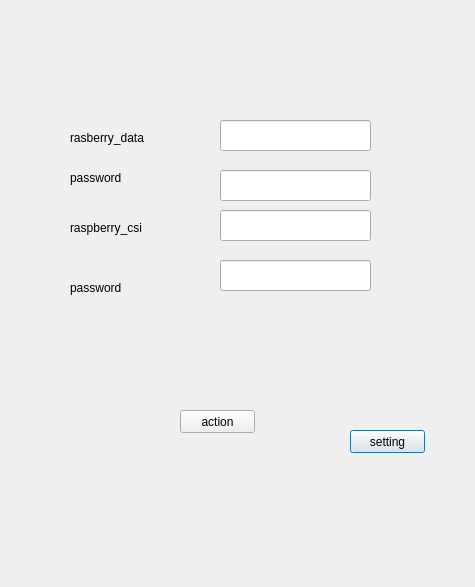
<?xml version="1.0" encoding="UTF-8"?>
<ui version="4.0">
 <class>main</class>
 <widget class="QDialog" name="main">
  <property name="geometry">
   <rect>
    <x>0</x>
    <y>0</y>
    <width>475</width>
    <height>587</height>
   </rect>
  </property>
  <property name="windowTitle">
   <string>Dialog</string>
  </property>
  <widget class="QPushButton" name="setting_Button">
   <property name="geometry">
    <rect>
     <x>350</x>
     <y>430</y>
     <width>75</width>
     <height>23</height>
    </rect>
   </property>
   <property name="text">
    <string>setting</string>
   </property>
  </widget>
  <widget class="QLabel" name="dataIP_Label">
   <property name="geometry">
    <rect>
     <x>70</x>
     <y>130</y>
     <width>101</width>
     <height>16</height>
    </rect>
   </property>
   <property name="text">
    <string>rasberry_data</string>
   </property>
  </widget>
  <widget class="QLabel" name="dataPass_label">
   <property name="geometry">
    <rect>
     <x>70</x>
     <y>170</y>
     <width>71</width>
     <height>16</height>
    </rect>
   </property>
   <property name="text">
    <string>password</string>
   </property>
  </widget>
  <widget class="QLabel" name="csiIP_Label">
   <property name="geometry">
    <rect>
     <x>70</x>
     <y>220</y>
     <width>101</width>
     <height>16</height>
    </rect>
   </property>
   <property name="text">
    <string>raspberry_csi</string>
   </property>
  </widget>
  <widget class="QLabel" name="csiPass_IP">
   <property name="geometry">
    <rect>
     <x>70</x>
     <y>280</y>
     <width>61</width>
     <height>16</height>
    </rect>
   </property>
   <property name="text">
    <string>password</string>
   </property>
  </widget>
  <widget class="QLineEdit" name="dataIP_Line">
   <property name="geometry">
    <rect>
     <x>220</x>
     <y>120</y>
     <width>151</width>
     <height>31</height>
    </rect>
   </property>
  </widget>
  <widget class="QLineEdit" name="dataPass_Line">
   <property name="geometry">
    <rect>
     <x>220</x>
     <y>170</y>
     <width>151</width>
     <height>31</height>
    </rect>
   </property>
   <property name="echoMode">
    <enum>QLineEdit::EchoMode::Password</enum>
   </property>
  </widget>
  <widget class="QLineEdit" name="csiIP_Line">
   <property name="geometry">
    <rect>
     <x>220</x>
     <y>210</y>
     <width>151</width>
     <height>31</height>
    </rect>
   </property>
  </widget>
  <widget class="QLineEdit" name="csiPass_Line">
   <property name="geometry">
    <rect>
     <x>220</x>
     <y>260</y>
     <width>151</width>
     <height>31</height>
    </rect>
   </property>
   <property name="echoMode">
    <enum>QLineEdit::EchoMode::Password</enum>
   </property>
  </widget>
  <widget class="QPushButton" name="action_Button">
   <property name="geometry">
    <rect>
     <x>180</x>
     <y>410</y>
     <width>75</width>
     <height>23</height>
    </rect>
   </property>
   <property name="text">
    <string>action</string>
   </property>
  </widget>
 </widget>
 <resources/>
 <connections/>
</ui>
